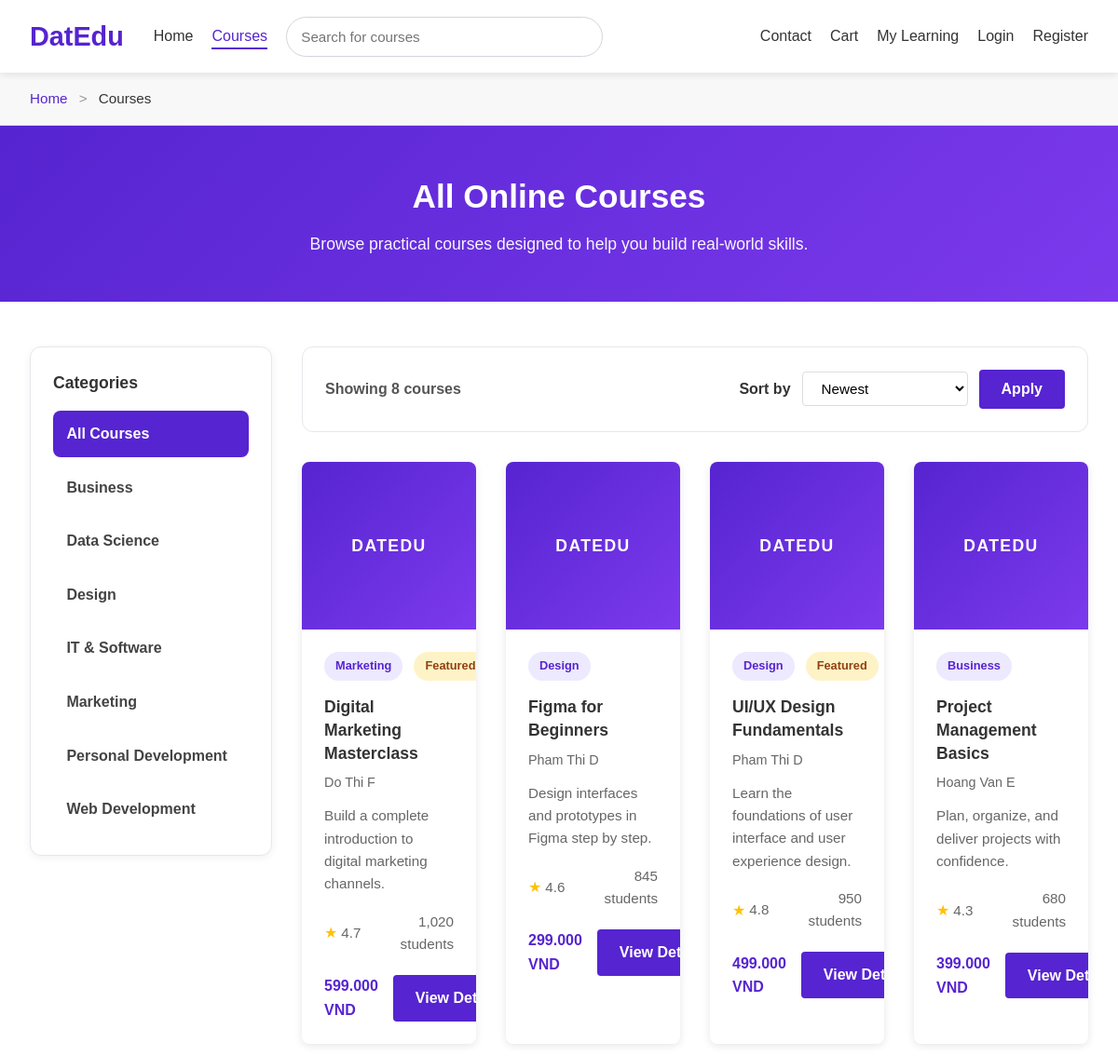
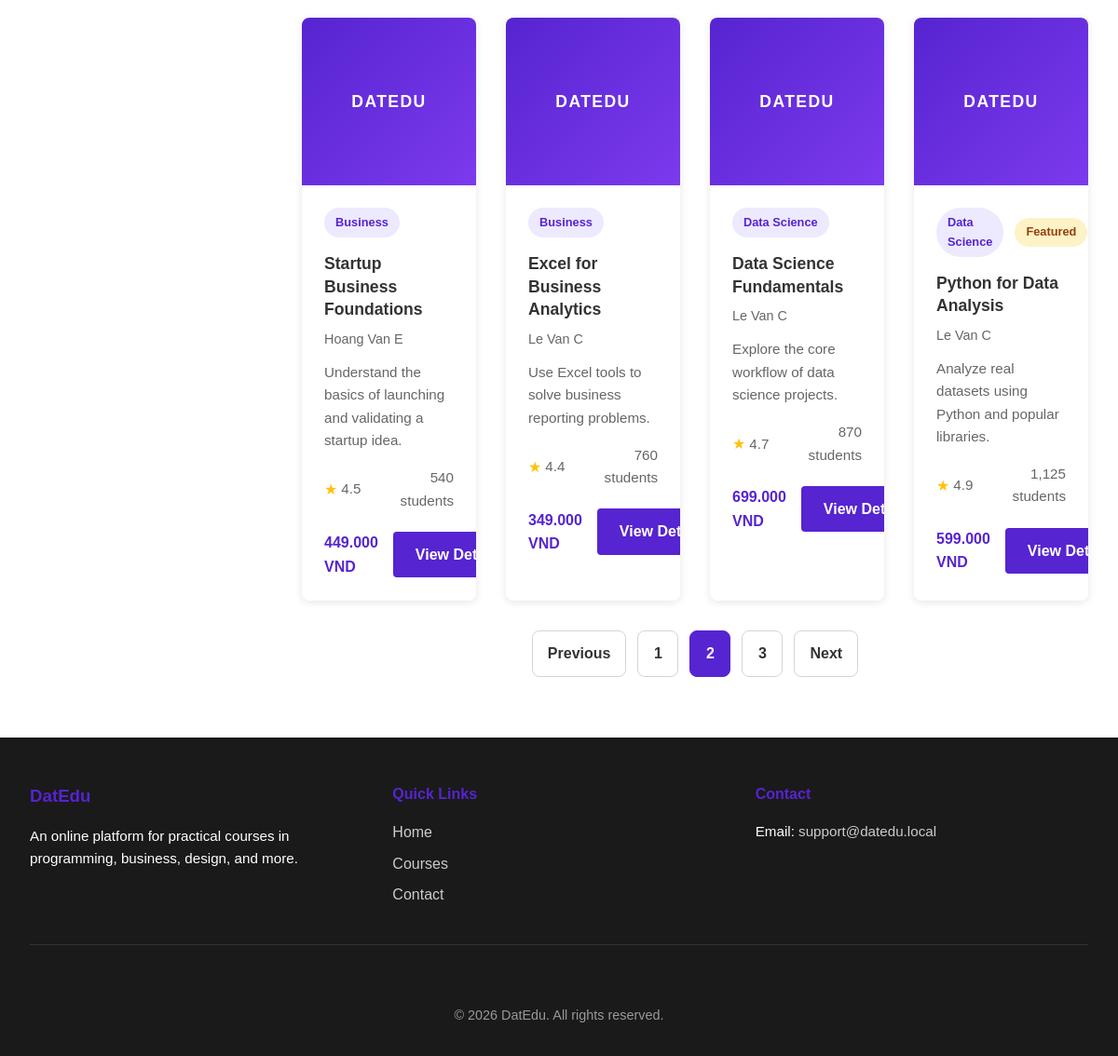
Screenshot of /public/courses.php?page=2 with the database file from the repository (2 pictures, top to bottom).
### tables this page shows
CREATE TABLE categories (
    category_id INT AUTO_INCREMENT PRIMARY KEY,
    parent_id INT NULL,
    name VARCHAR(100) NOT NULL,
    slug VARCHAR(120) NOT NULL,
    description TEXT NULL,
    created_at DATETIME NOT NULL DEFAULT CURRENT_TIMESTAMP,
    CONSTRAINT uq_categories_slug UNIQUE (slug),
    CONSTRAINT fk_categories_parent
        FOREIGN KEY (parent_id)
        REFERENCES categories(category_id)
        ON DELETE SET NULL
        ON UPDATE CASCADE
);

CREATE TABLE courses (
    course_id INT AUTO_INCREMENT PRIMARY KEY,
    category_id INT NOT NULL,
    instructor_id INT NOT NULL,
    title VARCHAR(200) NOT NULL,
    slug VARCHAR(220) NOT NULL,
    short_description VARCHAR(255) NOT NULL,
    description TEXT NULL,
    thumbnail VARCHAR(255) NULL,
    price DECIMAL(10,2) NOT NULL DEFAULT 0.00,
    level ENUM('Beginner', 'Intermediate', 'Advanced', 'All Levels') NOT NULL DEFAULT 'Beginner',
    duration_hours DECIMAL(5,2) NOT NULL DEFAULT 0.00,
    language VARCHAR(50) NOT NULL DEFAULT 'English',
    rating DECIMAL(2,1) NOT NULL DEFAULT 0.0,
    total_students INT NOT NULL DEFAULT 0,
    is_featured TINYINT(1) NOT NULL DEFAULT 0,
    status ENUM('draft', 'published') NOT NULL DEFAULT 'published',
    created_at DATETIME NOT NULL DEFAULT CURRENT_TIMESTAMP,
    updated_at DATETIME NULL DEFAULT NULL ON UPDATE CURRENT_TIMESTAMP,
    CONSTRAINT uq_courses_slug UNIQUE (slug),
    CONSTRAINT fk_courses_category
        FOREIGN KEY (category_id)
        REFERENCES categories(category_id)
        ON DELETE RESTRICT
        ON UPDATE CASCADE,
    CONSTRAINT fk_courses_instructor
        FOREIGN KEY (instructor_id)
        REFERENCES instructors(instructor_id)
        ON DELETE RESTRICT
        ON UPDATE CASCADE
);

CREATE TABLE instructors (
    instructor_id INT AUTO_INCREMENT PRIMARY KEY,
    full_name VARCHAR(100) NOT NULL,
    email VARCHAR(150) NULL,
    bio TEXT NULL,
    expertise VARCHAR(150) NULL,
    avatar VARCHAR(255) NULL,
    created_at DATETIME NOT NULL DEFAULT CURRENT_TIMESTAMP
);

### public/courses.php (called while the page is built, shortened)
<?php
require_once '../config/database.php';
require_once '../app/models/Category.php';
require_once '../app/models/Course.php';
require_once '../app/helpers/url.php';
$categorySlug = isset($_GET['category']) ? trim((string) $_GET['category']) : null;
$categorySlug = $categorySlug !== '' ? $categorySlug : null;
$allowedSorts = [
    'newest',
    'price_asc',
    'price_desc',
    'rating_desc',
    'title_asc',
    'popular',
];
$sort = isset($_GET['sort']) ? trim((string) $_GET['sort']) : 'newest';
$sort = in_array($sort, $allowedSorts, true) ? $sort : 'newest';
$page = isset($_GET['page']) ? (int) $_GET['page'] : 1;
$page = $page >= 1 ? $page : 1;
$limit = 8;
$categories = [];
$selectedCategory = null;
$courses = [];
$totalPages = 0;
$coursesError = '';
try {
    $pdo = getPDO();
    $categoryModel = new Category($pdo);
    $courseModel = new Course($pdo);
    $categories = $categoryModel->getAllCategories();
    if ($coursesError === '') {
        $effectiveCategorySlug = $selectedCategory !== null ? $categorySlug : null;
        $totalCourses = $courseModel->countCourses($effectiveCategorySlug);
        $totalPages = $totalCourses > 0 ? (int) ceil($totalCourses / $limit) : 0;
        $courses = $courseModel->getCourses($effectiveCategorySlug, $sort, $page, $limit);
    }
} catch (Throwable $exception) {
    $coursesError = 'We could not load courses right now.';
    error_log('DatEdu courses page error: ' . $exception->getMessage());
}
require_once '../app/views/pages/courses.view.php';
?>

### app/models/Course.php (called while the page is built, shortened)
<?php
class Course
{
    private PDO $pdo;
    public function __construct(PDO $pdo)
    {
        $this->pdo = $pdo;
    }
    public function getCourses(?string $categorySlug = null, string $sort = 'newest', int $page = 1, int $limit = 8): array
    {
        $page = max(1, (int) $page);
        $limit = (int) $this->normalizeLimit($limit, 8);
        $offset = (int) (($page - 1) * $limit);
        $sortMap = [
            'newest' => 'c.created_at DESC',
            'price_asc' => 'c.price ASC',
            'price_desc' => 'c.price DESC',
            'rating_desc' => 'c.rating DESC',
            'title_asc' => 'c.title ASC',
            'popular' => 'c.total_students DESC',
        ];
        $orderBy = $sortMap[$sort] ?? $sortMap['newest'];
        $sql = "
            SELECT
                c.course_id,
                c.title,
                c.slug,
                c.short_description,
                c.thumbnail,
                c.price,
                c.level,
                c.duration_hours,
                c.language,
                c.rating,
                c.total_students,
                c.is_featured,
                c.created_at,
                cat.name AS category_name,
                cat.slug AS category_slug,
                i.full_name AS instructor_name
            FROM courses c
            INNER JOIN categories cat ON c.category_id = cat.category_id
            INNER JOIN instructors i ON c.instructor_id = i.instructor_id
            WHERE c.status = :status
        ";
        $params = ['status' => 'published'];
        $sql .= " ORDER BY {$orderBy} LIMIT :limit OFFSET :offset";
        $statement = $this->pdo->prepare($sql);
        foreach ($params as $key => $value) {
            $statement->bindValue(':' . $key, $value);
        }
        $statement->bindValue(':limit', $limit, PDO::PARAM_INT);
        $statement->bindValue(':offset', $offset, PDO::PARAM_INT);
        $statement->execute();
        return $statement->fetchAll();
    }
    public function countCourses(?string $categorySlug = null): int
    {
        $sql = "
            SELECT COUNT(*) AS total_courses
            FROM courses c
            INNER JOIN categories cat ON c.category_id = cat.category_id
            WHERE c.status = :status
        ";
        $params = ['status' => 'published'];
        $statement = $this->pdo->prepare($sql);
        foreach ($params as $key => $value) {
            $statement->bindValue(':' . $key, $value);
        }
        $statement->execute();
        return (int) $statement->fetchColumn();
    }
    private function normalizeLimit(int $limit, int $default = 8): int
    {
        return min($limit, 50);
    }
}
?>

### app/helpers/url.php (called while the page is built, shortened)
<?php
function base_url($path = '')
{
    $base = BASE_URL;
    if ($path !== '') {
        $path = ltrim($path, '/');
        $base = rtrim($base, '/') . '/' . $path;
    }
    return $base;
}
?>

### app/models/Category.php (called while the page is built, shortened)
<?php
class Category
{
    private PDO $pdo;
    public function __construct(PDO $pdo)
    {
        $this->pdo = $pdo;
    }
    public function getAllCategories(): array
    {
        $sql = "SELECT * FROM categories ORDER BY name ASC";
        $statement = $this->pdo->query($sql);
        return $statement->fetchAll();
    }
}
?>

### app/views/partials/course-card.php (the view)
<?php
$thumbnailPath = isset($course['thumbnail']) ? trim((string) $course['thumbnail']) : '';
$thumbnailPublicPath = ROOT_PATH . '/public/images/' . ltrim($thumbnailPath, '/');
$hasThumbnail = $thumbnailPath !== '' && file_exists($thumbnailPublicPath);
$priceText = number_format((float) ($course['price'] ?? 0), 0, ',', '.') . ' VND';
?>
<article class="course-card">
    <div class="course-thumbnail">
        <?php if ($hasThumbnail): ?>
            <img
                src="<?php echo htmlspecialchars(asset('images/' . ltrim($thumbnailPath, '/'))); ?>"
                alt="<?php echo htmlspecialchars($course['title'] ?? 'Course thumbnail'); ?>"
                class="course-thumbnail-image"
            >
        <?php else: ?>
            <div class="thumbnail-placeholder">
                <span class="placeholder-text">DatEdu</span>
            </div>
        <?php endif; ?>
    </div>
    <div class="course-info">
        <div class="course-card-top">
            <span class="course-category-badge"><?php echo htmlspecialchars($course['category_name'] ?? 'Course'); ?></span>
            <?php if (!empty($course['is_featured'])): ?>
                <span class="course-featured-badge">Featured</span>
            <?php endif; ?>
        </div>
        <h4 class="course-title"><?php echo htmlspecialchars($course['title'] ?? 'Untitled Course'); ?></h4>
        <p class="course-instructor"><?php echo htmlspecialchars($course['instructor_name'] ?? 'DatEdu Instructor'); ?></p>
        <p class="course-description-text"><?php echo htmlspecialchars($course['short_description'] ?? 'Course description coming soon.'); ?></p>
        <div class="course-meta">
            <div class="rating">
                <span class="stars">&#9733;</span>
                <span class="rating-value"><?php echo htmlspecialchars((string) ($course['rating'] ?? '0.0')); ?></span>
            </div>
            <span class="course-students"><?php echo number_format((int) ($course['total_students'] ?? 0)); ?> students</span>
        </div>
        <div class="course-footer">
            <span class="price"><?php echo htmlspecialchars($priceText); ?></span>
            <a href="<?php echo base_url('course-detail.php?slug=' . urlencode($course['slug'] ?? '')); ?>" class="btn btn-secondary course-card-link">View Details</a>
        </div>
    </div>
</article>

### app/views/pages/courses.view.php (shortened to what this page needs)
<?php
$heading = $selectedCategory !== null ? $selectedCategory['name'] . ' Courses' : 'All Online Courses';
$courseCountOnPage = count($courses);
$buildCoursesUrl = function (array $overrides = []) use ($categorySlug, $sort, $page) {
    $params = [];
    if ($categorySlug !== null && $categorySlug !== '') {
        $params['category'] = $categorySlug;
    }
    if ($sort !== 'newest') {
        $params['sort'] = $sort;
    }
    if ($page > 1) {
        $params['page'] = $page;
    }
    foreach ($overrides as $key => $value) {
        if ($value === null || $value === '' || $value === false) {
            unset($params[$key]);
        } else {
            $params[$key] = $value;
        }
    }
    $query = http_build_query($params);
    return base_url('courses.php' . ($query !== '' ? '?' . $query : ''));
};
$sortOptions = [
    'newest' => 'Newest',
    'price_asc' => 'Price: Low to High',
    'price_desc' => 'Price: High to Low',
    'rating_desc' => 'Highest Rated',
    'title_asc' => 'Title A-Z',
    'popular' => 'Most Popular',
];
?>
<main class="main-content">
    <?php require APP_PATH . '/views/partials/breadcrumb.php'; ?>
    <section class="page-header">
        <div class="page-header-container">
            <h1><?php echo htmlspecialchars($heading); ?></h1>
            <p>Browse practical courses designed to help you build real-world skills.</p>
        </div>
    </section>
    <section class="courses-catalog-section">
        <div class="courses-container">
            <div class="courses-catalog-layout">
                <aside class="courses-sidebar">
                    <div class="sidebar-card">
                        <h2 class="sidebar-title">Categories</h2>
                        <ul class="category-filter-list">
                            <li>
                                <a
                                    href="<?php echo $buildCoursesUrl(['category' => null, 'page' => null]); ?>"
                                    class="category-filter-link <?php echo $selectedCategory === null ? 'active' : ''; ?>"
                                >
                                    All Courses
                                </a>
                            </li>
                            <?php foreach ($categories as $category): ?>
                                <li>
                                    <a
                                        href="<?php echo $buildCoursesUrl(['category' => $category['slug'], 'page' => null]); ?>"
                                        class="category-filter-link <?php echo $selectedCategory !== null && $selectedCategory['slug'] === $category['slug'] ? 'active' : ''; ?>"
                                    >
                                        <?php echo htmlspecialchars($category['name']); ?>
                                    </a>
                                </li>
                            <?php endforeach; ?>
                        </ul>
                    </div>
                </aside>
                <div class="courses-main-area">
                    <section class="courses-toolbar courses-toolbar-panel">
                        <div class="toolbar-container">
                            <div class="courses-toolbar-content">
                                <p class="courses-count-text">Showing <?php echo $courseCountOnPage; ?> courses</p>
                                <form method="get" action="<?php echo base_url('courses.php'); ?>" class="courses-sort-form">
                                    <label for="sort" class="sort-label">Sort by</label>
                                    <select name="sort" id="sort" class="filter-select">
                                        <?php foreach ($sortOptions as $sortValue => $sortLabel): ?>
                                            <option value="<?php echo htmlspecialchars($sortValue); ?>" <?php echo $sort === $sortValue ? 'selected' : ''; ?>>
                                                <?php echo htmlspecialchars($sortLabel); ?>
                                            </option>
                                        <?php endforeach; ?>
                                    </select>
                                    <button type="submit" class="btn btn-secondary sort-submit-btn">Apply</button>
                                </form>
                            </div>
                        </div>
                    </section>
                    <?php if (!empty($courses)): ?>
                        <div class="courses-grid">
                            <?php foreach ($courses as $course): ?>
                                <?php require APP_PATH . '/views/partials/course-card.php'; ?>
                            <?php endforeach; ?>
                        </div>
                    <?php elseif ($coursesError === ''): ?>
                        <div class="courses-message courses-message-empty">
                            No courses found.
                        </div>
                    <?php endif; ?>
                    <?php if ($totalPages > 1): ?>
                        <nav class="pagination-nav" aria-label="Courses pagination">
                            <div class="pagination-list">
                                <?php if ($page > 1): ?>
                                    <a href="<?php echo $buildCoursesUrl(['page' => $page - 1]); ?>" class="pagination-link">Previous</a>
                                <?php else: ?>
                                    <span class="pagination-link disabled">Previous</span>
                                <?php endif; ?>
                                <?php for ($pageNumber = 1; $pageNumber <= $totalPages; $pageNumber++): ?>
                                    <a
                                        href="<?php echo $buildCoursesUrl(['page' => $pageNumber]); ?>"
                                        class="pagination-link <?php echo $pageNumber === $page ? 'active' : ''; ?>"
                                    >
                                        <?php echo $pageNumber; ?>
                                    </a>
                                <?php endfor; ?>
                                <?php if ($page < $totalPages): ?>
                                    <a href="<?php echo $buildCoursesUrl(['page' => $page + 1]); ?>" class="pagination-link">Next</a>
                                <?php else: ?>
                                    <span class="pagination-link disabled">Next</span>
                                <?php endif; ?>
                            </div>
                        </nav>
                    <?php endif; ?>
                </div>
            </div>
        </div>
    </section>
</main>

### rows the page displays
categories: name "Business"
categories: name "Data Science"
categories: name "Design"
categories: name "IT & Software"
categories: name "Marketing"
categories: name "Personal Development"
categories: name "Web Development"
courses: shows "DATEDU", category.name "Marketing", is_featured "Featured", title "Digital Marketing Masterclass", instructor.full_name "Do Thi F", short_description "Build a complete introduction to digital marketing channels.", rating "4.7", total_students "1,020", price "599.000 VND"
courses: shows "DATEDU", category.name "Design", title "Figma for Beginners", instructor.full_name "Pham Thi D", short_description "Design interfaces and prototypes in Figma step by step.", rating "4.6", total_students "845", price "299.000 VND"
courses: shows "DATEDU", category.name "Design", is_featured "Featured", title "UI/UX Design Fundamentals", instructor.full_name "Pham Thi D", short_description "Learn the foundations of user interface and user experience design.", rating "4.8", total_students "950", price "499.000 VND"
courses: shows "DATEDU", category.name "Business", title "Project Management Basics", instructor.full_name "Hoang Van E", short_description "Plan, organize, and deliver projects with confidence.", rating "4.3", total_students "680", price "399.000 VND"
courses: shows "DATEDU", category.name "Business", title "Startup Business Foundations", instructor.full_name "Hoang Van E", short_description "Understand the basics of launching and validating a startup idea.", rating "4.5", total_students "540", price "449.000 VND"
courses: shows "DATEDU", category.name "Business", title "Excel for Business Analytics", instructor.full_name "Le Van C", short_description "Use Excel tools to solve business reporting problems.", rating "4.4", total_students "760", price "349.000 VND"
courses: shows "DATEDU", category.name "Data Science", title "Data Science Fundamentals", instructor.full_name "Le Van C", short_description "Explore the core workflow of data science projects.", rating "4.7", total_students "870", price "699.000 VND"
courses: shows "DATEDU", category.name "Data Science", is_featured "Featured", title "Python for Data Analysis", instructor.full_name "Le Van C", short_description "Analyze real datasets using Python and popular libraries.", rating "4.9", total_students "1,125", price "599.000 VND"

### other values shown
APP_NAME "DatEdu"
$item['label'] "Home"
$item['label'] "Courses"
$heading "All Online Courses"
$courseCountOnPage "8"
form field sort "Newest"
